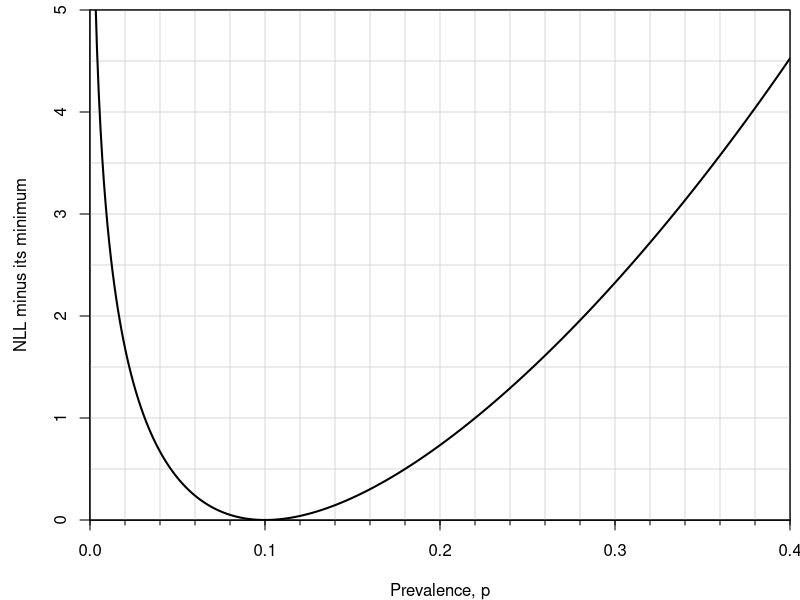
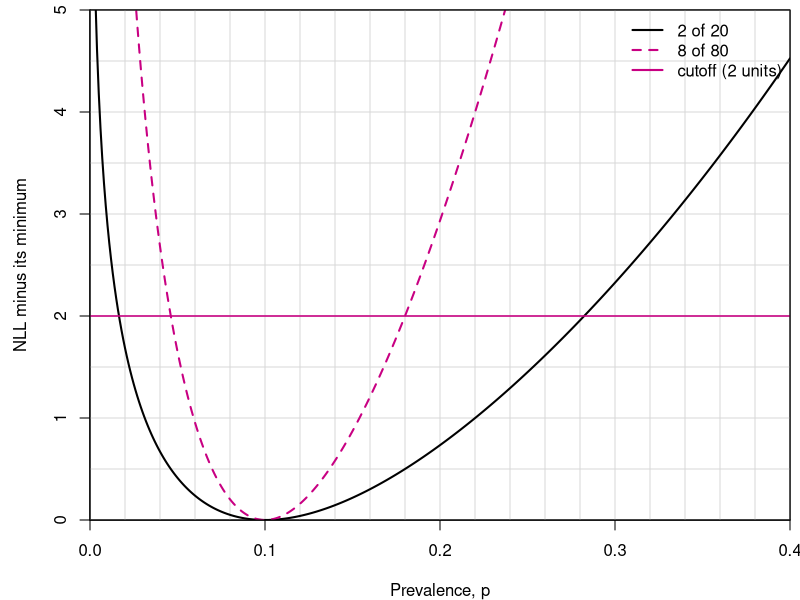

Write the R code that produced these figures, in order.
## ---- chunk 1
knitr::opts_chunk$set(echo = FALSE, fig.width = 6.5, fig.height = 0.3)

# draws n full-width blank lines (margin to margin) for handwritten answers,
# as a single plot so spacing is deterministic; pair with fig.height = 0.3 * n
blank_lines <- function(n = 1) {
  par(mar = c(0, 0, 0, 0))
  plot(NA, xlim = c(0, 1), ylim = c(0, n), axes = FALSE, xlab = "", ylab = "")
  for (i in seq_len(n)) {
    segments(0, n - i + 0.5, 1, n - i + 0.5, lwd = 1)
  }
}

# keeps a prompt and its answer space on one PDF page: place `r nq(...)` on its
# own line just above the prompt. Emits nothing in non-LaTeX output. lines =
# lines of prompt text, rows = rows of blank space below it (0.3 in each),
# extra = any other height (in inches), e.g. a figure
nq <- function(lines, rows = 0, extra = 0) {
  if (!knitr::is_latex_output()) return("")
  knitr::asis_output(sprintf("\n\\needspace{%.2fin}\n", 0.23 * lines + 0.15 + 0.3 * rows + extra))
}
## ---- chunk 2
ans_col <- rgb(200, 0, 130, maxColorValue = 255)
# redraws blank_table() so cells flagged TRUE in `ans` use the answer color
blank_table <- function(headers, body, col_widths = NULL,
                        header_height = 0.35, row_height = 0.5,
                        cex = 0.95, bold_rows = integer(0), ans = NULL) {
  nc <- length(headers); nr <- length(body)
  if (is.null(col_widths)) col_widths <- rep(1, nc)
  col_widths <- col_widths / sum(col_widths)
  cx <- c(0, cumsum(col_widths))
  h_total <- header_height + nr * row_height
  par(mar = c(0, 0, 0, 0), family = "serif")
  plot(NA, xlim = c(0, 1), ylim = c(0, h_total), axes = FALSE, xlab = "", ylab = "",
       xaxs = "i", yaxs = "i")
  y <- h_total
  segments(0, y, 1, y, lwd = 1.5)
  y <- y - header_height
  segments(0, y, 1, y, lwd = 1.5)
  for (i in seq_len(nr)) {
    y <- y - row_height
    segments(0, y, 1, y, lwd = if (i == nr) 1.5 else 0.5,
             col = if (i == nr) "black" else "grey70")
  }
  for (v in cx) segments(v, 0, v, h_total, lwd = 1)
  yh <- h_total - header_height / 2
  for (j in seq_len(nc)) text((cx[j] + cx[j + 1]) / 2, yh, labels = headers[[j]], font = 2, cex = cex)
  y <- h_total - header_height
  for (i in seq_len(nr)) {
    yc <- y - row_height / 2
    for (j in seq_len(nc)) {
      val <- body[[i]][[j]]
      is_ans <- !is.null(ans) && isTRUE(ans[[i]][[j]])
      if (!identical(val, "")) text((cx[j] + cx[j + 1]) / 2, yc, labels = val, cex = cex,
                                    font = if (i %in% bold_rows) 2 else 1,
                                    col = if (is_ans) ans_col else "black")
    }
    y <- y - row_height
  }
}
## ---- chunk 3
p_grid <- seq(0.001, 0.4, by = 0.001)
nll <- -dbinom(2, size = 20, prob = p_grid, log = TRUE)
par(mar = c(4, 4.5, 0.5, 0.5))
plot(NA, xlim = c(0, 0.4), ylim = c(0, 5), xaxs = "i", yaxs = "i",
     xlab = "Prevalence, p", ylab = "NLL minus its minimum", xaxt = "n")
axis(1, at = seq(0, 0.4, by = 0.1))
axis(1, at = seq(0, 0.4, by = 0.02), labels = FALSE, tcl = -0.25)
abline(v = seq(0, 0.4, by = 0.02), h = seq(0, 5, by = 0.5), col = "grey85")
lines(p_grid, nll - min(nll), lwd = 2)
box()
## ---- chunk 4
f2 <- function(v) formatC(v, format = "f", digits = 2)
# range of p with NLL within 2 units of its minimum
within2 <- function(k, n) {
  f <- function(p) -dbinom(k, n, p, log = TRUE) + dbinom(k, n, k / n, log = TRUE) - 2
  c(uniroot(f, c(1e-6, k / n))$root, uniroot(f, c(k / n, 0.99))$root)
}
ci20 <- within2(2, 20)
ci80 <- within2(8, 80)
## ---- chunk 5
nll80 <- -dbinom(8, size = 80, prob = p_grid, log = TRUE)
par(mar = c(4, 4.5, 0.5, 0.5))
plot(NA, xlim = c(0, 0.4), ylim = c(0, 5), xaxs = "i", yaxs = "i",
     xlab = "Prevalence, p", ylab = "NLL minus its minimum", xaxt = "n")
axis(1, at = seq(0, 0.4, by = 0.1))
abline(v = seq(0, 0.4, by = 0.02), h = seq(0, 5, by = 0.5), col = "grey85")
lines(p_grid, nll - min(nll), lwd = 2)
lines(p_grid, nll80 - min(nll80), lwd = 2, lty = 2, col = ans_col)
abline(h = 2, col = ans_col, lwd = 1.5)
legend("topright", c("2 of 20", "8 of 80", "cutoff (2 units)"), lwd = 2,
       lty = c(1, 2, 1), col = c("black", ans_col, ans_col), bty = "n")
box()
